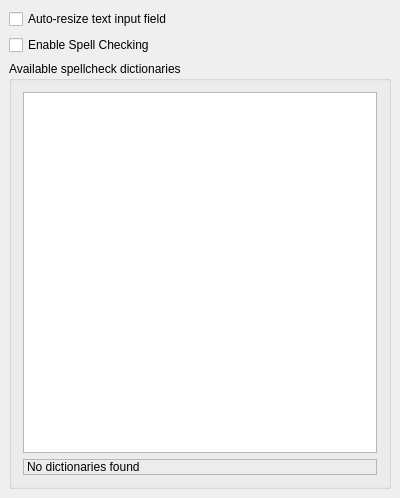
<?xml version="1.0" encoding="UTF-8"?>
<ui version="4.0">
 <class>OptInput</class>
 <widget class="QWidget" name="OptInput">
  <property name="geometry">
   <rect>
    <x>0</x>
    <y>0</y>
    <width>400</width>
    <height>498</height>
   </rect>
  </property>
  <property name="windowTitle">
   <string>OptInputUI</string>
  </property>
  <layout class="QVBoxLayout" name="verticalLayout" stretch="0,0,0">
   <property name="spacing">
    <number>6</number>
   </property>
   <property name="leftMargin">
    <number>9</number>
   </property>
   <property name="topMargin">
    <number>9</number>
   </property>
   <property name="rightMargin">
    <number>9</number>
   </property>
   <property name="bottomMargin">
    <number>9</number>
   </property>
   <item>
    <widget class="QCheckBox" name="isAutoResize">
     <property name="text">
      <string>Auto-resize text input field</string>
     </property>
    </widget>
   </item>
   <item>
    <widget class="QCheckBox" name="isSpellCheck">
     <property name="text">
      <string>Enable Spell Checking</string>
     </property>
    </widget>
   </item>
   <item>
    <widget class="QGroupBox" name="groupBoxDicts">
     <property name="sizePolicy">
      <sizepolicy hsizetype="Preferred" vsizetype="Preferred">
       <horstretch>0</horstretch>
       <verstretch>0</verstretch>
      </sizepolicy>
     </property>
     <property name="title">
      <string>Available spellcheck dictionaries</string>
     </property>
     <layout class="QVBoxLayout" name="verticalLayout_2">
      <property name="leftMargin">
       <number>11</number>
      </property>
      <property name="topMargin">
       <number>11</number>
      </property>
      <property name="rightMargin">
       <number>11</number>
      </property>
      <property name="bottomMargin">
       <number>11</number>
      </property>
      <item>
       <widget class="QTreeWidget" name="availDicts">
        <property name="sizePolicy">
         <sizepolicy hsizetype="Expanding" vsizetype="Expanding">
          <horstretch>0</horstretch>
          <verstretch>0</verstretch>
         </sizepolicy>
        </property>
        <property name="toolTip">
         <string extracomment="Available dictionaries"/>
        </property>
        <property name="frameShape">
         <enum>QFrame::StyledPanel</enum>
        </property>
        <property name="midLineWidth">
         <number>0</number>
        </property>
        <property name="editTriggers">
         <set>QAbstractItemView::NoEditTriggers</set>
        </property>
        <property name="rootIsDecorated">
         <bool>true</bool>
        </property>
        <attribute name="headerVisible">
         <bool>false</bool>
        </attribute>
        <column>
         <property name="text">
          <string notr="true">1</string>
         </property>
        </column>
       </widget>
      </item>
      <item>
       <widget class="QLabel" name="dictsWarnLabel">
        <property name="sizePolicy">
         <sizepolicy hsizetype="Expanding" vsizetype="Minimum">
          <horstretch>0</horstretch>
          <verstretch>0</verstretch>
         </sizepolicy>
        </property>
        <property name="frameShape">
         <enum>QFrame::StyledPanel</enum>
        </property>
        <property name="frameShadow">
         <enum>QFrame::Raised</enum>
        </property>
        <property name="text">
         <string>No dictionaries found</string>
        </property>
       </widget>
      </item>
     </layout>
    </widget>
   </item>
  </layout>
 </widget>
 <resources/>
 <connections/>
</ui>
